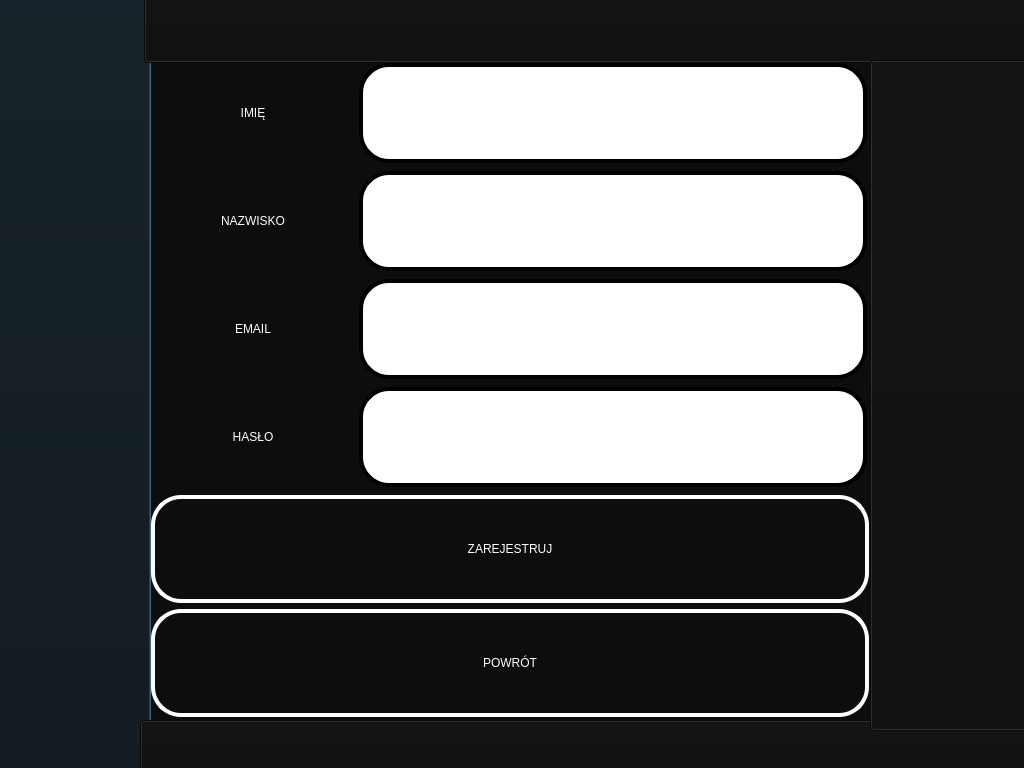
<?xml version="1.0" encoding="UTF-8"?>
<ui version="4.0">
 <class>RegistrationScreen</class>
 <widget class="QDialog" name="RegistrationScreen">
  <property name="geometry">
   <rect>
    <x>0</x>
    <y>0</y>
    <width>1024</width>
    <height>768</height>
   </rect>
  </property>
  <property name="minimumSize">
   <size>
    <width>1024</width>
    <height>768</height>
   </size>
  </property>
  <property name="maximumSize">
   <size>
    <width>1024</width>
    <height>768</height>
   </size>
  </property>
  <property name="windowTitle">
   <string>Dialog</string>
  </property>
  <property name="styleSheet">
   <string notr="true">background-color: rgb(13, 13, 13);</string>
  </property>
  <widget class="QPushButton" name="pushButton_3">
   <property name="geometry">
    <rect>
     <x>-10</x>
     <y>-10</y>
     <width>161</width>
     <height>791</height>
    </rect>
   </property>
   <property name="styleSheet">
    <string notr="true">background-color: rgb(13, 13, 13);</string>
   </property>
   <property name="text">
    <string/>
   </property>
  </widget>
  <widget class="QPushButton" name="pushButton_4">
   <property name="geometry">
    <rect>
     <x>140</x>
     <y>720</y>
     <width>891</width>
     <height>51</height>
    </rect>
   </property>
   <property name="styleSheet">
    <string notr="true">background-color: rgb(13, 13, 13);</string>
   </property>
   <property name="text">
    <string/>
   </property>
  </widget>
  <widget class="QPushButton" name="pushButton_5">
   <property name="geometry">
    <rect>
     <x>144</x>
     <y>-8</y>
     <width>891</width>
     <height>71</height>
    </rect>
   </property>
   <property name="styleSheet">
    <string notr="true">background-color: rgb(13, 13, 13);</string>
   </property>
   <property name="text">
    <string/>
   </property>
  </widget>
  <widget class="QPushButton" name="pushButton_6">
   <property name="geometry">
    <rect>
     <x>870</x>
     <y>60</y>
     <width>161</width>
     <height>671</height>
    </rect>
   </property>
   <property name="styleSheet">
    <string notr="true">background-color: rgb(13, 13, 13);</string>
   </property>
   <property name="text">
    <string/>
   </property>
  </widget>
  <widget class="QPushButton" name="pushButton">
   <property name="geometry">
    <rect>
     <x>151</x>
     <y>495</y>
     <width>718</width>
     <height>108</height>
    </rect>
   </property>
   <property name="minimumSize">
    <size>
     <width>718</width>
     <height>108</height>
    </size>
   </property>
   <property name="maximumSize">
    <size>
     <width>718</width>
     <height>108</height>
    </size>
   </property>
   <property name="styleSheet">
    <string notr="true">background-color: rgb(13, 13, 13);
border-style: solid;
border-width:4px;
border-radius:30px;
border-color: white;
max-width:710px;
max-height:100px;
min-width:710px;
min-height:100px;

font: 75 30pt &quot;Tahoma&quot;;
color: rgb(255, 255, 255);</string>
   </property>
   <property name="text">
    <string>ZAREJESTRUJ</string>
   </property>
  </widget>
  <widget class="QPushButton" name="powrot">
   <property name="geometry">
    <rect>
     <x>151</x>
     <y>609</y>
     <width>718</width>
     <height>108</height>
    </rect>
   </property>
   <property name="minimumSize">
    <size>
     <width>718</width>
     <height>108</height>
    </size>
   </property>
   <property name="maximumSize">
    <size>
     <width>718</width>
     <height>108</height>
    </size>
   </property>
   <property name="styleSheet">
    <string notr="true">background-color: rgb(13, 13, 13);
border-style: solid;
border-width:4px;
border-radius:30px;
border-color: white;
max-width:710px;
max-height:100px;
min-width:710px;
min-height:100px;

font: 75 30pt &quot;Tahoma&quot;;
color: rgb(255, 255, 255);</string>
   </property>
   <property name="text">
    <string>POWRÓT</string>
   </property>
  </widget>
  <widget class="QLabel" name="imieLabel">
   <property name="geometry">
    <rect>
     <x>153</x>
     <y>63</y>
     <width>200</width>
     <height>100</height>
    </rect>
   </property>
   <property name="minimumSize">
    <size>
     <width>200</width>
     <height>100</height>
    </size>
   </property>
   <property name="maximumSize">
    <size>
     <width>200</width>
     <height>100</height>
    </size>
   </property>
   <property name="layoutDirection">
    <enum>Qt::RightToLeft</enum>
   </property>
   <property name="styleSheet">
    <string notr="true">font: 75 30pt &quot;Tahoma&quot;;
color: rgb(255, 255, 255);</string>
   </property>
   <property name="text">
    <string>IMIĘ</string>
   </property>
   <property name="alignment">
    <set>Qt::AlignCenter</set>
   </property>
  </widget>
  <widget class="QLineEdit" name="imie">
   <property name="geometry">
    <rect>
     <x>359</x>
     <y>63</y>
     <width>508</width>
     <height>100</height>
    </rect>
   </property>
   <property name="minimumSize">
    <size>
     <width>508</width>
     <height>100</height>
    </size>
   </property>
   <property name="maximumSize">
    <size>
     <width>508</width>
     <height>100</height>
    </size>
   </property>
   <property name="styleSheet">
    <string notr="true">color: rgb(0, 0, 0);
background-color: rgb(255, 255, 255);
font: 75 30pt &quot;Tahoma&quot;;

border-style: solid;
border-width:4px;
border-radius:30px;

max-width:500px;
max-height:92px;
min-width:500px;
min-height:92px;</string>
   </property>
  </widget>
  <widget class="QLabel" name="hasloLabel">
   <property name="geometry">
    <rect>
     <x>153</x>
     <y>387</y>
     <width>200</width>
     <height>100</height>
    </rect>
   </property>
   <property name="minimumSize">
    <size>
     <width>200</width>
     <height>100</height>
    </size>
   </property>
   <property name="maximumSize">
    <size>
     <width>200</width>
     <height>100</height>
    </size>
   </property>
   <property name="styleSheet">
    <string notr="true">font: 75 30pt &quot;Tahoma&quot;;
color: rgb(255, 255, 255);</string>
   </property>
   <property name="text">
    <string>HASŁO</string>
   </property>
   <property name="alignment">
    <set>Qt::AlignCenter</set>
   </property>
  </widget>
  <widget class="QLineEdit" name="haslo">
   <property name="geometry">
    <rect>
     <x>359</x>
     <y>387</y>
     <width>508</width>
     <height>100</height>
    </rect>
   </property>
   <property name="minimumSize">
    <size>
     <width>508</width>
     <height>100</height>
    </size>
   </property>
   <property name="maximumSize">
    <size>
     <width>508</width>
     <height>100</height>
    </size>
   </property>
   <property name="styleSheet">
    <string notr="true">color: rgb(0, 0, 0);
background-color: rgb(255, 255, 255);
font: 75 30pt &quot;Tahoma&quot;;

border-style: solid;
border-width:4px;
border-radius:30px;

max-width:500px;
max-height:92px;
min-width:500px;
min-height:92px;</string>
   </property>
   <property name="echoMode">
    <enum>QLineEdit::Password</enum>
   </property>
  </widget>
  <widget class="QLabel" name="nazwiskoLabel">
   <property name="geometry">
    <rect>
     <x>153</x>
     <y>171</y>
     <width>200</width>
     <height>100</height>
    </rect>
   </property>
   <property name="minimumSize">
    <size>
     <width>200</width>
     <height>100</height>
    </size>
   </property>
   <property name="maximumSize">
    <size>
     <width>200</width>
     <height>100</height>
    </size>
   </property>
   <property name="styleSheet">
    <string notr="true">font: 75 30pt &quot;Tahoma&quot;;
color: rgb(255, 255, 255);</string>
   </property>
   <property name="text">
    <string>NAZWISKO</string>
   </property>
   <property name="alignment">
    <set>Qt::AlignCenter</set>
   </property>
  </widget>
  <widget class="QLineEdit" name="nazwisko">
   <property name="geometry">
    <rect>
     <x>359</x>
     <y>171</y>
     <width>508</width>
     <height>100</height>
    </rect>
   </property>
   <property name="minimumSize">
    <size>
     <width>508</width>
     <height>100</height>
    </size>
   </property>
   <property name="maximumSize">
    <size>
     <width>508</width>
     <height>100</height>
    </size>
   </property>
   <property name="styleSheet">
    <string notr="true">color: rgb(0, 0, 0);
background-color: rgb(255, 255, 255);
font: 75 30pt &quot;Tahoma&quot;;

border-style: solid;
border-width:4px;
border-radius:30px;

max-width:500px;
max-height:92px;
min-width:500px;
min-height:92px;</string>
   </property>
   <property name="echoMode">
    <enum>QLineEdit::Normal</enum>
   </property>
  </widget>
  <widget class="QLabel" name="emailLabel">
   <property name="geometry">
    <rect>
     <x>153</x>
     <y>279</y>
     <width>200</width>
     <height>100</height>
    </rect>
   </property>
   <property name="minimumSize">
    <size>
     <width>200</width>
     <height>100</height>
    </size>
   </property>
   <property name="maximumSize">
    <size>
     <width>200</width>
     <height>100</height>
    </size>
   </property>
   <property name="styleSheet">
    <string notr="true">font: 75 30pt &quot;Tahoma&quot;;
color: rgb(255, 255, 255);</string>
   </property>
   <property name="text">
    <string>EMAIL</string>
   </property>
   <property name="alignment">
    <set>Qt::AlignCenter</set>
   </property>
  </widget>
  <widget class="QLineEdit" name="email">
   <property name="geometry">
    <rect>
     <x>359</x>
     <y>279</y>
     <width>508</width>
     <height>100</height>
    </rect>
   </property>
   <property name="minimumSize">
    <size>
     <width>508</width>
     <height>100</height>
    </size>
   </property>
   <property name="maximumSize">
    <size>
     <width>508</width>
     <height>100</height>
    </size>
   </property>
   <property name="styleSheet">
    <string notr="true">color: rgb(0, 0, 0);
background-color: rgb(255, 255, 255);
font: 75 30pt &quot;Tahoma&quot;;

border-style: solid;
border-width:4px;
border-radius:30px;

max-width:500px;
max-height:92px;
min-width:500px;
min-height:92px;</string>
   </property>
   <property name="echoMode">
    <enum>QLineEdit::Normal</enum>
   </property>
  </widget>
 </widget>
 <resources/>
 <connections/>
</ui>
